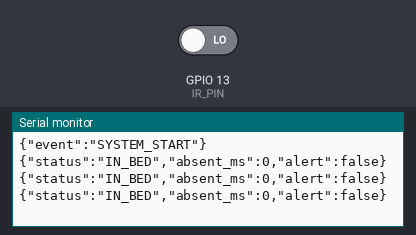
Bench run of a program on a simulated ESP32. On the bench: the last lines printed to the serial monitor. The test bench sets the inputs (shaded band); at power-on: GPIO 13 (IR_PIN) LOW.

Above: at 2.2 s.
2.3 s: GPIO 13 (IR_PIN) driven HIGH
At 2.9 s:
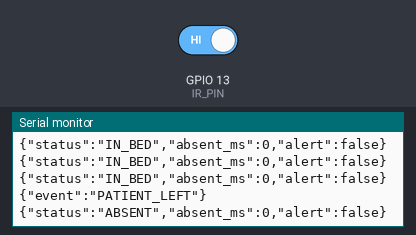
4.0 s: GPIO 13 (IR_PIN) driven LOW
At 4.4 s:
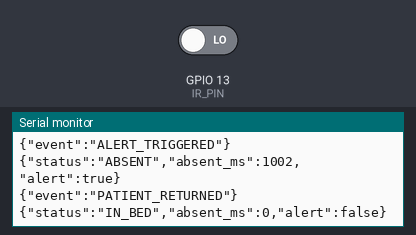

The program:

main.cpp
```cpp
/*
  Wandering Patient Alert System
  --------------------------------
  Hardware:
    - ESP32
    - MH-Sensor-Series IR Obstacle Avoidance Sensor

  Wiring:
    - IR VCC  → ESP32 3.3V
    - IR GND  → ESP32 GND
    - IR OUT  → ESP32 GPIO 13

  The IR sensor outputs LOW when it detects an object (patient in bed)
  and HIGH when no object is detected (patient has left).

  Data is sent over Serial (USB) as JSON every 500ms.
  Format: {"status":"IN_BED","absent_ms":0,"alert":false}
*/

#include <Arduino.h>

const int IR_PIN = 13;
const unsigned long ALERT_THRESHOLD_MS = 1000; // 2 seconds for demo

unsigned long absenceStart = 0;
bool patientAbsent = false;
bool alertFired = false;

void setup() {
  Serial.begin(115200);
  pinMode(IR_PIN, INPUT);
  delay(1000);
  Serial.println("{\"event\":\"SYSTEM_START\"}");
}

void loop() {
  // MH sensor: LOW = object detected (patient in bed), HIGH = no object (patient gone)
  bool sensorTriggered = (digitalRead(IR_PIN) == LOW);

  if (sensorTriggered) {
    // Patient is in bed
    if (patientAbsent) {
      // Patient just returned
      patientAbsent = false;
      alertFired = false;
      absenceStart = 0;
      Serial.println("{\"event\":\"PATIENT_RETURNED\"}");
    }

    Serial.print("{\"status\":\"IN_BED\",\"absent_ms\":0,\"alert\":false}");
    Serial.println();

  } else {
    // Patient is absent
    if (!patientAbsent) {
      // Just left — record time
      patientAbsent = true;
      absenceStart = millis();
      Serial.println("{\"event\":\"PATIENT_LEFT\"}");
    }

    unsigned long absentDuration = millis() - absenceStart;
    bool alert = absentDuration >= ALERT_THRESHOLD_MS;

    if (alert && !alertFired) {
      alertFired = true;
      Serial.println("{\"event\":\"ALERT_TRIGGERED\"}");
    }

    Serial.print("{\"status\":\"ABSENT\",\"absent_ms\":");
    Serial.print(absentDuration);
    Serial.print(",\"alert\":");
    Serial.print(alert ? "true" : "false");
    Serial.println("}");
  }

  delay(500);
}
```

Measured:
- after the input at 2.3 s, the serial monitor: prints a new line after 0.20 s (image 1)
- after the input at 4.0 s, the serial monitor: prints a new line at once (image 2)
